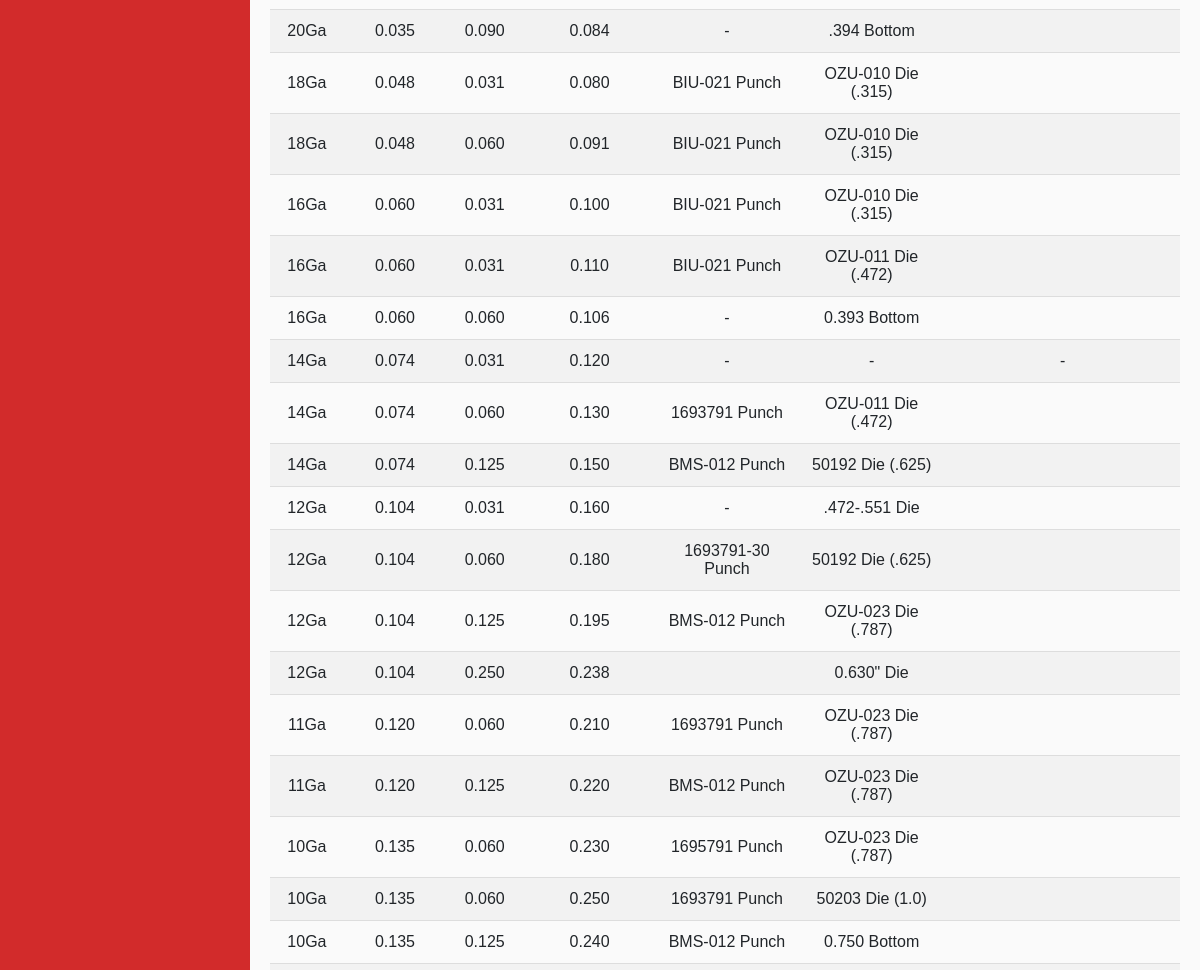
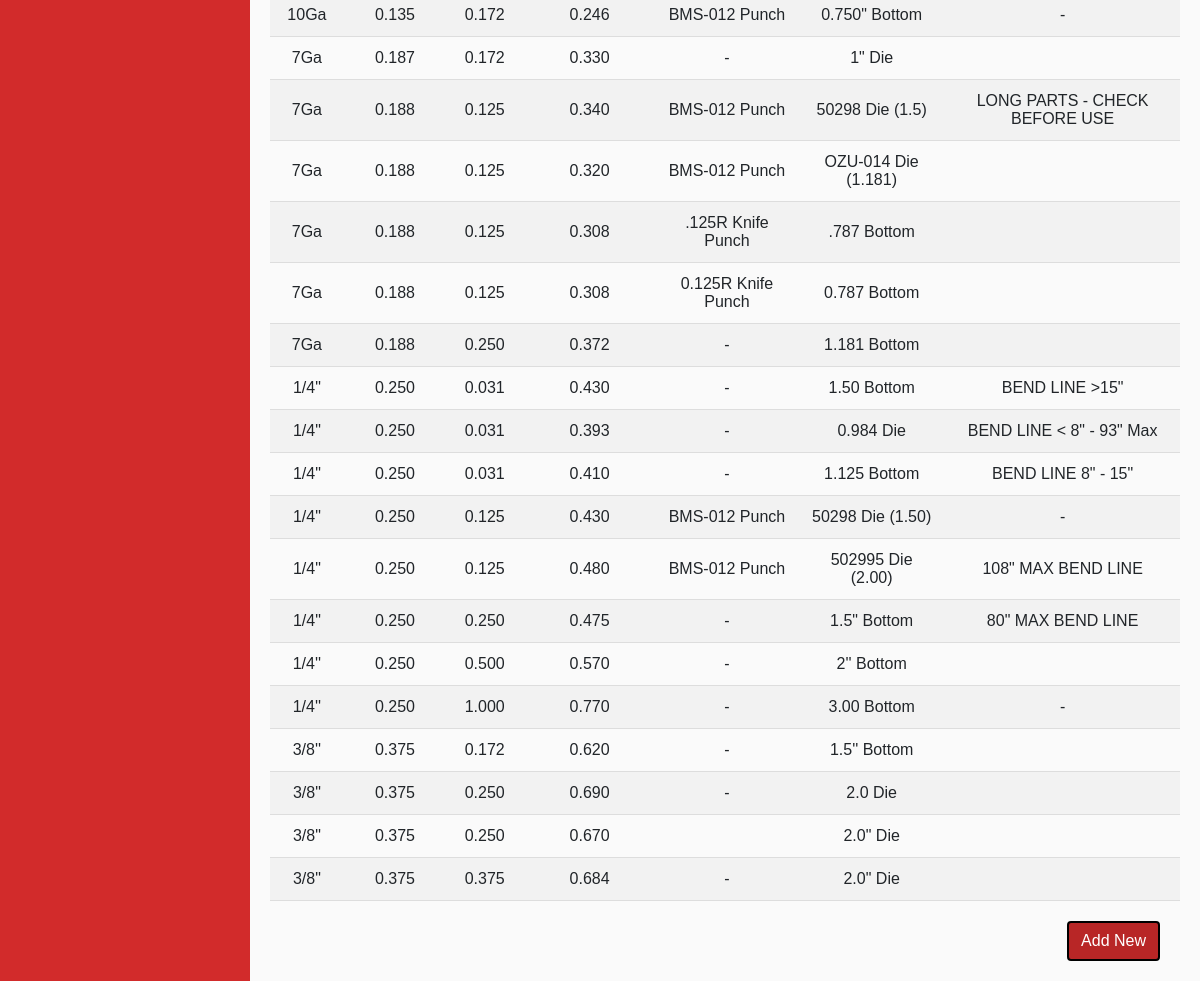
Page /bdcrs (lower part) on the earlier database version (2 pictures, top to bottom).
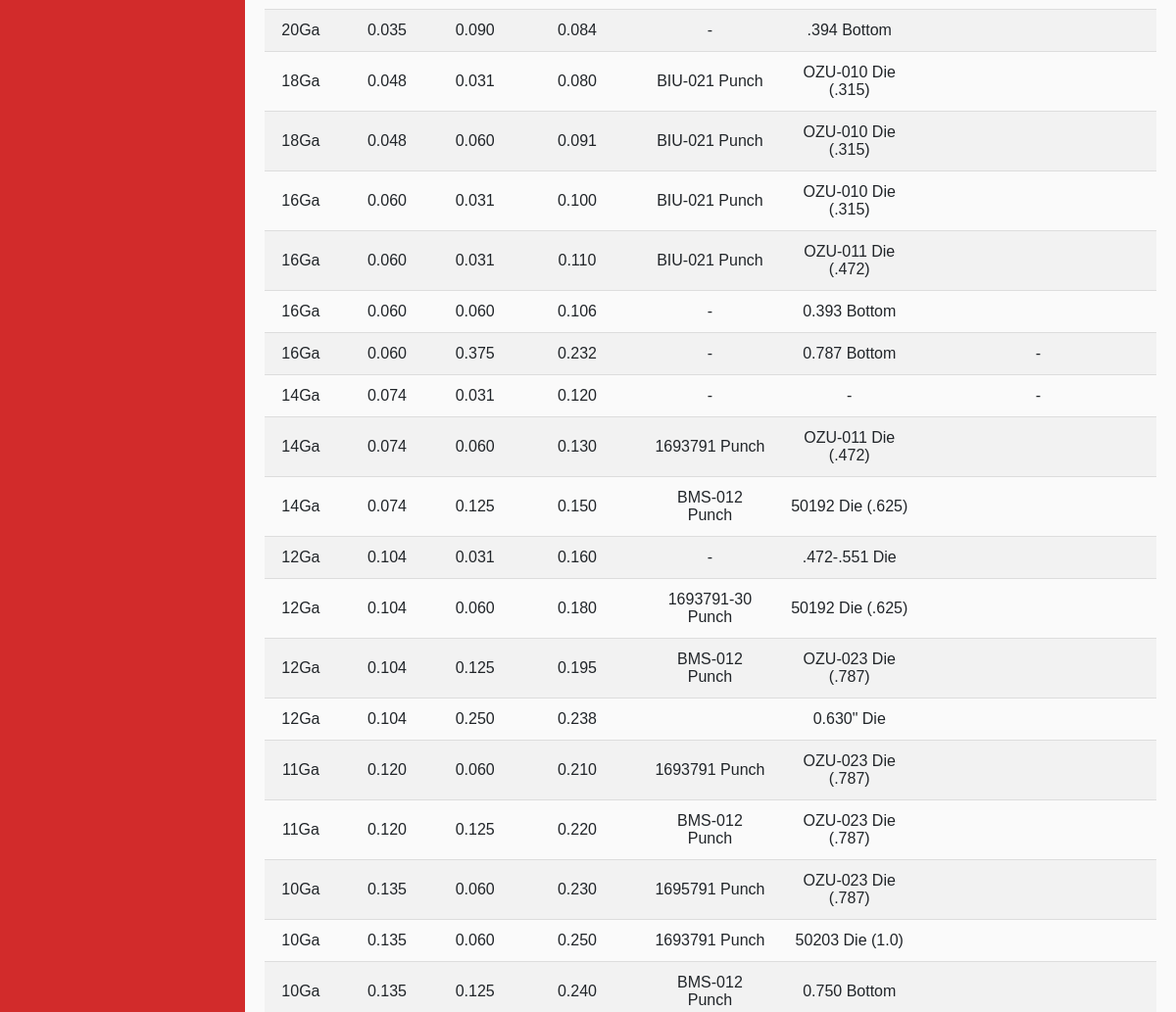
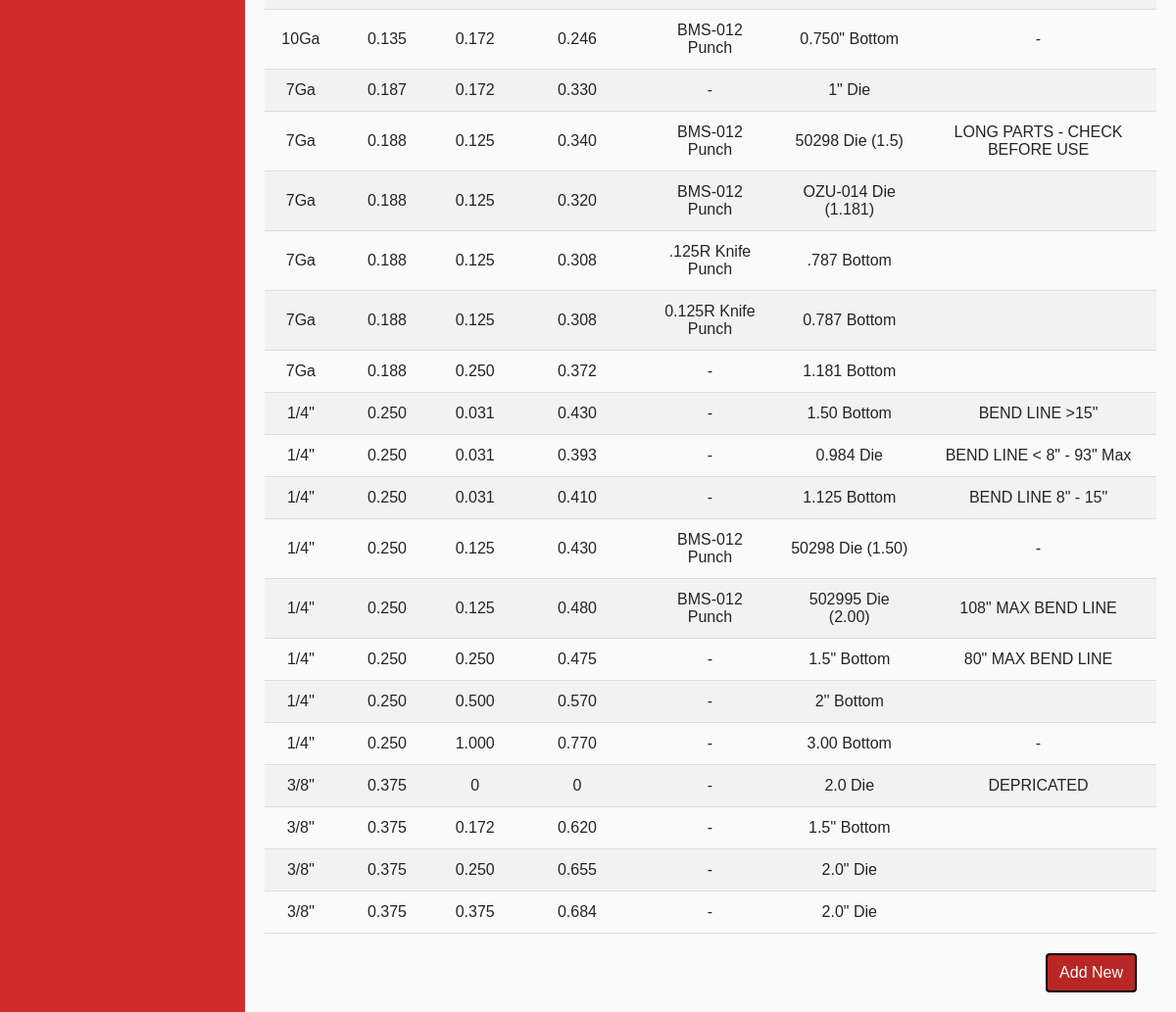
Same page on the later database version (2 pictures, top to bottom).
### app/models.py (models this page shows, shortened)
class Bendd(Base):
    __tablename__ = 'bendd'
    id = Column(Integer, primary_key=True)
    matl = Column(String(10))
    desc = Column(String(25))
    gauge = Column(String(10))
    thick = Column(String(50))
    rad = Column(String(50))
    bd = Column(String(50))
    pt = Column(String(120))
    dt = Column(String(120))
    notes = Column(String(120))

### app/routes.py (the view)
@app.route('/bdcrs')
def bdcrs():
    bds = Bendd.query.order_by('thick', 'rad').all()
    return render_template('bdcrs.html', bds=bds)

### app/routes.py (called while the page is built)
@app.teardown_appcontext
def shutdown_session(exception=None):
    db_session.remove()

### app/templates/bdcrs.html (shortened to what this page needs)
{% extends 'bdbase.html' %}
{% block content %}
    <br>
    <body>
            <table id="myTable">
            {% for bd in bds %}
                {% if bd.desc == 'CRS' %}
                    <tr id={{ bd.id }}>
                        <td align='center'><a href="/edit_bd/{{ bd.id }}"> {{ bd.gauge }} </a></td>
                        <td align='center'> {{ bd.thick }} </td>
                        <td align='center'> {{ bd.rad }} </td>
                        <td align='center'> {{ bd.bd }} </td>
                        <td align='center'> {{ bd.pt }} </td>
                        <td align='center'> {{ bd.dt }} </td>
                        <td align='center'> {{ bd.notes }} </td>
                    </tr>
                {% endif %}
            {% endfor %}
            </table>
            <a href="backend_bd">
                <button class="btn btn-block btn-primary todoBtn">Add New</button>
            </a>
    </body>
{% endblock %}

Differences in the rows shown:
added Bendd: gauge "16Ga", thick "0.060", rad "0.375", bd "0.232", pt "-", dt "0.787 Bottom", notes "-"
changed Bendd "2.0 Die": rad "0.250" → "0"; bd "0.690" → "0"; notes (not shown) → "DEPRICATED"; moves up the list
changed Bendd (number 37 of 38 on the later page): bd "0.670" → "0.655"; pt (not shown) → "-"
